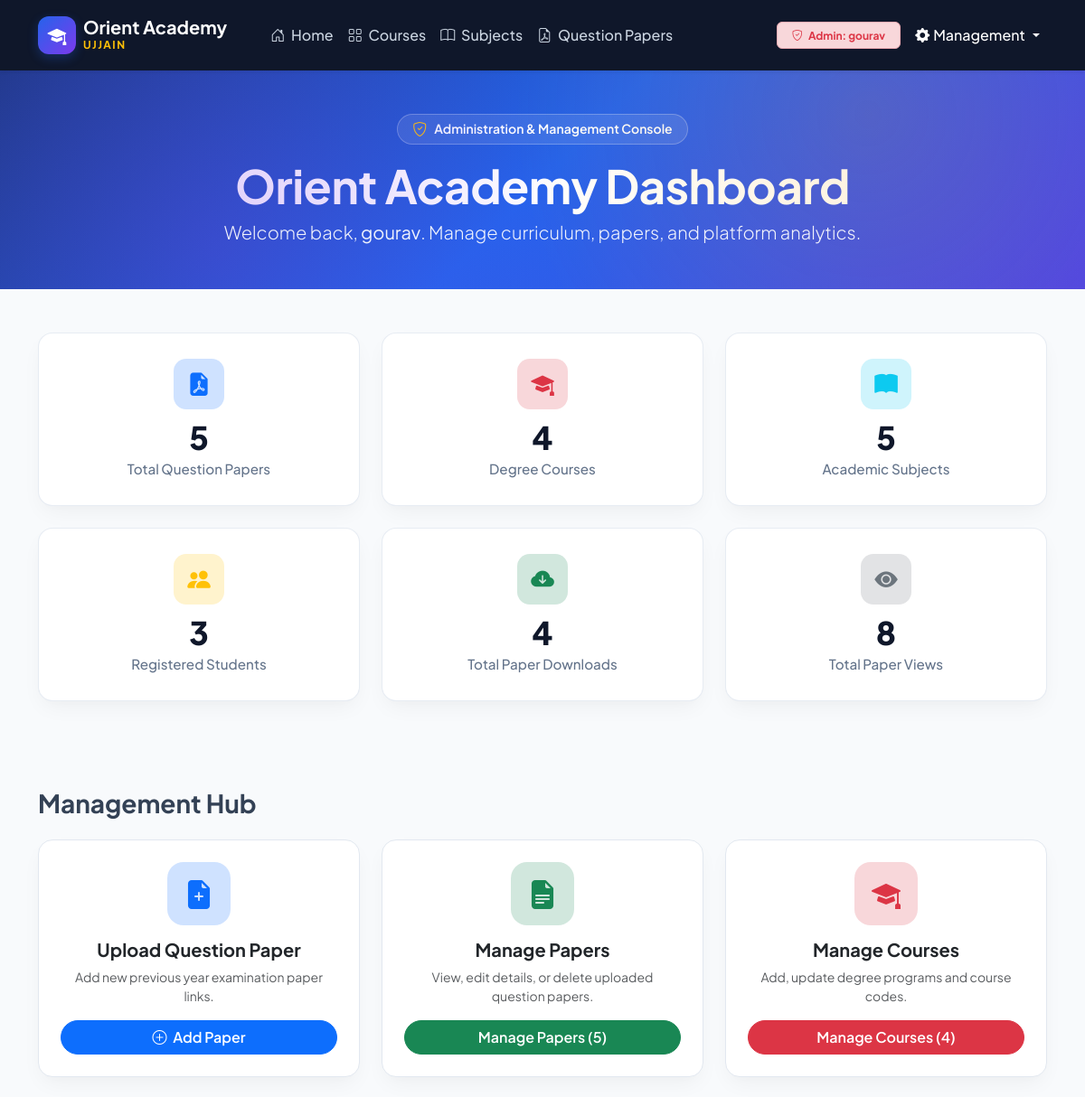
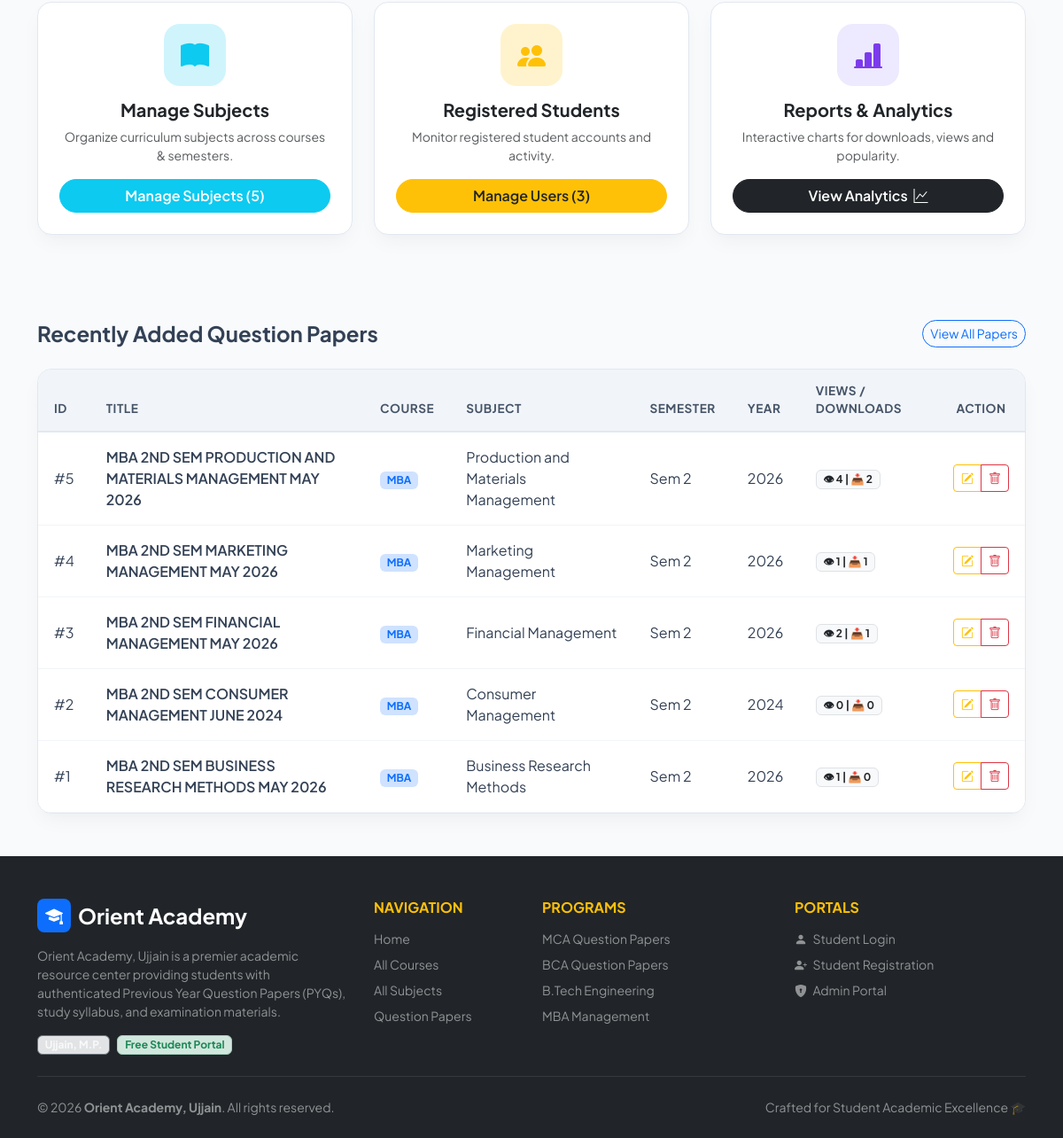
/admin/admindashboard.php (signed in), run on the app's committed database (2 pictures, top to bottom).
### tables this page shows
CREATE TABLE IF NOT EXISTS `papers` (
  `id` int(11) NOT NULL,
  `course_id` int(11) DEFAULT NULL,
  `subject_id` int(11) DEFAULT NULL,
  `year` int(11) DEFAULT NULL,
  `semester` varchar(20) DEFAULT NULL,
  `paper_title` varchar(255) DEFAULT NULL,
  `drive_link` text DEFAULT NULL,
  `upload_date` timestamp NOT NULL DEFAULT current_timestamp(),
  `views` int(11) NOT NULL DEFAULT 0,
  `downloads` int(11) NOT NULL DEFAULT 0,
  `is_latest` tinyint(1) DEFAULT 1
);

CREATE TABLE IF NOT EXISTS `courses` (
  `id` int(11) NOT NULL,
  `course_name` varchar(100) NOT NULL,
  `course_slug` varchar(100) NOT NULL,
  `description` text NOT NULL,
  `icon_class` varchar(50) DEFAULT 'bi-mortarboard-fill',
  `badge_color` varchar(30) DEFAULT 'primary'
);

CREATE TABLE IF NOT EXISTS `subjects` (
  `id` int(11) NOT NULL,
  `course_id` int(11) DEFAULT NULL,
  `subject_name` varchar(100) DEFAULT NULL,
  `semester` varchar(20) DEFAULT '1',
  `subject_code` varchar(50) DEFAULT NULL
);

### admin/admindashboard.php (the view, shortened to what this page needs)
<?php
require_once '../includes/db.php';
$userCount = 0;
$paperCount = 0;
$courseCount = 0;
$subjectCount = 0;
$totalViews = 0;
$totalDownloads = 0;
$uQuery = $conn->query("SELECT COUNT(*) AS total FROM users");
if($uQuery && $row = $uQuery->fetch_assoc()) $userCount = (int)$row['total'];
$pQuery = $conn->query("SELECT COUNT(*) AS total, COALESCE(SUM(views),0) AS views, COALESCE(SUM(downloads),0) AS downloads FROM papers");
if($pQuery && $row = $pQuery->fetch_assoc()){
    $paperCount = (int)$row['total'];
    $totalViews = (int)$row['views'];
    $totalDownloads = (int)$row['downloads'];
}
$cQuery = $conn->query("SELECT COUNT(*) AS total FROM courses");
if($cQuery && $row = $cQuery->fetch_assoc()) $courseCount = (int)$row['total'];
$sQuery = $conn->query("SELECT COUNT(*) AS total FROM subjects");
if($sQuery && $row = $sQuery->fetch_assoc()) $subjectCount = (int)$row['total'];
$recentPapers = $conn->query("
    SELECT p.*, c.course_name, s.subject_name
    FROM papers p
    LEFT JOIN courses c ON p.course_id = c.id
    LEFT JOIN subjects s ON p.subject_id = s.id
    ORDER BY p.id DESC LIMIT 5
");
?>
<?php include '../includes/header.php'; ?>
<body>
<?php include '../includes/navbar.php'; ?>
<section class="hero text-center py-5">
    <div class="container">
        <div class="d-inline-flex align-items-center gap-2 bg-white bg-opacity-10 border border-white border-opacity-25 px-3 py-1 rounded-pill mb-3">
            <i class="bi bi-shield-check text-warning"></i>
            <span class="small fw-semibold">Administration & Management Console</span>
        </div>
        <h1 class="fw-bold mb-2">Orient Academy Dashboard</h1>
        <p class="lead">
            Welcome back, <strong><?php echo htmlspecialchars($_SESSION['admin_username'] ?? 'Administrator'); ?></strong>. Manage curriculum, papers, and platform analytics.
        </p>
    </div>
</section>
<section class="container my-5">
    <div class="row g-4">
        <div class="col-md-4 col-sm-6">
            <div class="stats-card-modern">
                <div class="stats-icon-wrap bg-primary-subtle text-primary">
                    <i class="bi bi-file-earmark-pdf-fill"></i>
                </div>
                <div class="stats-number"><?php echo number_format($paperCount); ?></div>
                <p class="stats-label">Total Question Papers</p>
            </div>
        </div>
        <div class="col-md-4 col-sm-6">
            <div class="stats-card-modern">
                <div class="stats-icon-wrap bg-danger-subtle text-danger">
                    <i class="bi bi-mortarboard-fill"></i>
                </div>
                <div class="stats-number"><?php echo number_format($courseCount); ?></div>
                <p class="stats-label">Degree Courses</p>
            </div>
        </div>
        <div class="col-md-4 col-sm-6">
            <div class="stats-card-modern">
                <div class="stats-icon-wrap bg-info-subtle text-info">
                    <i class="bi bi-book-fill"></i>
                </div>
                <div class="stats-number"><?php echo number_format($subjectCount); ?></div>
                <p class="stats-label">Academic Subjects</p>
            </div>
        </div>
        <div class="col-md-4 col-sm-6">
            <div class="stats-card-modern">
                <div class="stats-icon-wrap bg-warning-subtle text-warning">
                    <i class="bi bi-people-fill"></i>
                </div>
                <div class="stats-number"><?php echo number_format($userCount); ?></div>
                <p class="stats-label">Registered Students</p>
            </div>
        </div>
        <div class="col-md-4 col-sm-6">
            <div class="stats-card-modern">
                <div class="stats-icon-wrap bg-success-subtle text-success">
                    <i class="bi bi-cloud-arrow-down-fill"></i>
                </div>
                <div class="stats-number"><?php echo number_format($totalDownloads); ?></div>
                <p class="stats-label">Total Paper Downloads</p>
            </div>
        </div>
        <div class="col-md-4 col-sm-6">
            <div class="stats-card-modern">
                <div class="stats-icon-wrap bg-secondary-subtle text-secondary">
                    <i class="bi bi-eye-fill"></i>
                </div>
                <div class="stats-number"><?php echo number_format($totalViews); ?></div>
                <p class="stats-label">Total Paper Views</p>
            </div>
        </div>
    </div>
</section>
<section class="container my-5">
    <h3 class="fw-bold mb-4">Management Hub</h3>
    <div class="row g-4">
        <div class="col-lg-4 col-md-6">
            <div class="card course-card">
                <div class="card-body text-center p-4 d-flex flex-column">
                    <div class="card-icon-header bg-primary-subtle text-primary">
                        <i class="bi bi-file-earmark-plus-fill"></i>
                    </div>
                    <h5 class="fw-bold mb-2">Upload Question Paper</h5>
                    <p class="text-muted small flex-grow-1">Add new previous year examination paper links.</p>
                    <a href="addpaper.php" class="btn btn-primary rounded-pill w-100 fw-semibold">
                        <i class="bi bi-plus-circle me-1"></i> Add Paper
                    </a>
                </div>
            </div>
        </div>
        <div class="col-lg-4 col-md-6">
            <div class="card course-card">
                <div class="card-body text-center p-4 d-flex flex-column">
                    <div class="card-icon-header bg-success-subtle text-success">
                        <i class="bi bi-file-earmark-text-fill"></i>
                    </div>
                    <h5 class="fw-bold mb-2">Manage Papers</h5>
                    <p class="text-muted small flex-grow-1">View, edit details, or delete uploaded question papers.</p>
                    <a href="managepapers.php" class="btn btn-success rounded-pill w-100 fw-semibold">
                        Manage Papers (<?php echo $paperCount; ?>)
                    </a>
                </div>
            </div>
        </div>
        <div class="col-lg-4 col-md-6">
            <div class="card course-card">
                <div class="card-body text-center p-4 d-flex flex-column">
                    <div class="card-icon-header bg-danger-subtle text-danger">
                        <i class="bi bi-mortarboard-fill"></i>
                    </div>
                    <h5 class="fw-bold mb-2">Manage Courses</h5>
                    <p class="text-muted small flex-grow-1">Add, update degree programs and course codes.</p>
                    <a href="managecourses.php" class="btn btn-danger rounded-pill w-100 fw-semibold">
                        Manage Courses (<?php echo $courseCount; ?>)
                    </a>
                </div>
            </div>
        </div>
        <div class="col-lg-4 col-md-6">
            <div class="card course-card">
                <div class="card-body text-center p-4 d-flex flex-column">
                    <div class="card-icon-header bg-info-subtle text-info">
                        <i class="bi bi-book-fill"></i>
                    </div>
                    <h5 class="fw-bold mb-2">Manage Subjects</h5>
                    <p class="text-muted small flex-grow-1">Organize curriculum subjects across courses & semesters.</p>
                    <a href="managesubjects.php" class="btn btn-info text-white rounded-pill w-100 fw-semibold">
                        Manage Subjects (<?php echo $subjectCount; ?>)
                    </a>
                </div>
            </div>
        </div>
        <div class="col-lg-4 col-md-6">
            <div class="card course-card">
                <div class="card-body text-center p-4 d-flex flex-column">
                    <div class="card-icon-header bg-warning-subtle text-warning">
                        <i class="bi bi-people-fill"></i>
                    </div>
                    <h5 class="fw-bold mb-2">Registered Students</h5>
                    <p class="text-muted small flex-grow-1">Monitor registered student accounts and activity.</p>
                    <a href="manageusers.php" class="btn btn-warning text-dark rounded-pill w-100 fw-semibold">
                        Manage Users (<?php echo $userCount; ?>)
                    </a>
                </div>
            </div>
        </div>
        <div class="col-lg-4 col-md-6">
            <div class="card course-card">
                <div class="card-body text-center p-4 d-flex flex-column">
                    <div class="card-icon-header bg-purple-subtle text-purple" style="background:#ede9fe;">
                        <i class="bi bi-bar-chart-line-fill"></i>
                    </div>
                    <h5 class="fw-bold mb-2">Reports & Analytics</h5>
                    <p class="text-muted small flex-grow-1">Interactive charts for downloads, views and popularity.</p>
                    <a href="reports.php" class="btn btn-dark rounded-pill w-100 fw-semibold">
                        View Analytics <i class="bi bi-graph-up ms-1"></i>
                    </a>
                </div>
            </div>
        </div>
    </div>
</section>
<section class="container my-5">
    <div class="d-flex justify-content-between align-items-center mb-4">
        <h4 class="fw-bold mb-0">Recently Added Question Papers</h4>
        <a href="managepapers.php" class="btn btn-outline-primary btn-sm rounded-pill">View All Papers</a>
    </div>
    <div class="custom-table-card">
        <div class="table-responsive">
            <table class="table table-modern align-middle">
                <thead>
                    <tr>
                        <th>ID</th>
                        <th>Title</th>
                        <th>Course</th>
                        <th>Subject</th>
                        <th>Semester</th>
                        <th>Year</th>
                        <th>Views / Downloads</th>
                        <th class="text-center">Action</th>
                    </tr>
                </thead>
                <tbody>
                    <?php if($recentPapers && $recentPapers->num_rows > 0): ?>
                        <?php while($p = $recentPapers->fetch_assoc()): ?>
                            <tr>
                                <td>#<?php echo $p['id']; ?></td>
                                <td class="fw-semibold"><?php echo htmlspecialchars($p['paper_title']); ?></td>
                                <td><span class="badge bg-primary-subtle text-primary"><?php echo htmlspecialchars($p['course_name'] ?? '-'); ?></span></td>
                                <td><?php echo htmlspecialchars($p['subject_name'] ?? '-'); ?></td>
                                <td>Sem <?php echo htmlspecialchars($p['semester']); ?></td>
                                <td><?php echo htmlspecialchars($p['year']); ?></td>
                                <td>
                                    <span class="badge bg-light text-dark border">
                                        👁 <?php echo (int)$p['views']; ?> | 📥 <?php echo (int)$p['downloads']; ?>
                                    </span>
                                </td>
                                <td class="text-center">
                                    <div class="btn-group btn-group-sm">
                                        <a href="editpaper.php?id=<?php echo (int)$p['id']; ?>" class="btn btn-outline-warning" title="Edit Paper">
                                            <i class="bi bi-pencil-square"></i>
                                        </a>
                                        <a href="deletepaper.php?id=<?php echo (int)$p['id']; ?>" class="btn btn-outline-danger" onclick="return confirm('Delete this paper?');" title="Delete Paper">
                                            <i class="bi bi-trash"></i>
                                        </a>
                                    </div>
                                </td>
                            </tr>
                        <?php endwhile; ?>
                    <?php else: ?>
                        <tr>
                            <td colspan="8" class="text-center py-4 text-muted">No papers added yet.</td>
                        </tr>
                    <?php endif; ?>
                </tbody>
            </table>
        </div>
    </div>
</section>
<?php include '../includes/footer.php'; ?>
</body>
</html>

### assets/css/style.css (style rules this page uses)
:root { --primary-color: #2563eb; --primary-hover: #1d4ed8; --secondary-color: #64748b; --accent-color: #f59e0b; --dark-bg: #0f172a; --light-bg: #f8fafc; --card-shadow: 0 10px 25px -5px rgba(0, 0, 0, 0.05), 0 8px 10px -6px rgba(0, 0, 0, 0.01); --hover-shadow: 0 20px 30px -10px rgba(37, 99, 235, 0.15); --border-radius: 16px; --font-family: 'Plus Jakarta Sans', system-ui, -apple-system, sans-serif; }
html, body { min-height: 100%; }
body { display: flex; flex-direction: column; background-color: var(--light-bg); font-family: var(--font-family); color: #334155; -webkit-font-smoothing: antialiased; }
.hero { background: linear-gradient(135deg, #1e3a8a 0%, #2563eb 50%, #4f46e5 100%); color: #fff; padding: 90px 0 80px; position: relative; overflow: hidden; }
.hero::before { content: ''; position: absolute; top: 0; left: 0; right: 0; bottom: 0; background: radial-gradient(circle at 80% 20%, rgba(245, 158, 11, 0.15), transparent 40%), radial-gradient(circle at 20% 80%, rgba(124, 58, 237, 0.25), transparent 40%); pointer-events: none; }
.hero h1 { font-size: 3.2rem; font-weight: 800; letter-spacing: -0.5px; line-height: 1.15; }
.hero .lead { font-size: 1.25rem; opacity: 0.92; max-width: 750px; margin: 0 auto; }
.stats-card-modern { background: #fff; border-radius: var(--border-radius); padding: 28px 20px; text-align: center; box-shadow: var(--card-shadow); border: 1px solid rgba(226, 232, 240, 0.8); transition: all 0.3s ease; }
.stats-icon-wrap { width: 56px; height: 56px; border-radius: 14px; display: inline-flex; align-items: center; justify-content: center; font-size: 1.6rem; margin-bottom: 12px; }
.stats-number { font-size: 2.2rem; font-weight: 800; color: #0f172a; line-height: 1.1; margin-bottom: 4px; }
.stats-label { font-size: 0.95rem; color: #64748b; font-weight: 500; margin-bottom: 0; }
.course-card, .subject-card { background: #fff; border-radius: var(--border-radius); border: 1px solid #e2e8f0; box-shadow: var(--card-shadow); transition: all 0.35s cubic-bezier(0.165, 0.84, 0.44, 1); height: 100%; display: flex; flex-direction: column; }
.card-icon-header { width: 70px; height: 70px; border-radius: 18px; display: inline-flex; align-items: center; justify-content: center; font-size: 2rem; margin: 0 auto 15px; transition: transform 0.3s ease; }
.custom-table-card { background: #fff; border-radius: var(--border-radius); box-shadow: var(--card-shadow); border: 1px solid #e2e8f0; overflow: hidden; }
.table-modern { margin-bottom: 0; }
.table-modern thead th { background: #f1f5f9; color: #475569; font-weight: 700; font-size: 0.85rem; text-transform: uppercase; letter-spacing: 0.5px; padding: 14px 18px; border-bottom: 2px solid #e2e8f0; }
.table-modern tbody td { padding: 16px 18px; vertical-align: middle; color: #334155; border-bottom: 1px solid #f1f5f9; }
.text-purple { color: #7c3aed !important; }

### data on the page
papers: id "5", paper_title "MBA 2ND SEM PRODUCTION AND MATERIALS MANAGEMENT MAY 2026", course.course_name "MBA", subject.subject_name "Production and Materials Management", semester "2", year "2026", views "4", downloads "2"
papers: id "4", paper_title "MBA 2ND SEM MARKETING MANAGEMENT MAY 2026", course.course_name "MBA", subject.subject_name "Marketing Management", semester "2", year "2026", views "1", downloads "1"
papers: id "3", paper_title "MBA 2ND SEM FINANCIAL MANAGEMENT MAY 2026", course.course_name "MBA", subject.subject_name "Financial Management", semester "2", year "2026", views "2", downloads "1"
papers: id "2", paper_title "MBA 2ND SEM CONSUMER MANAGEMENT JUNE 2024", course.course_name "MBA", subject.subject_name "Consumer Management", semester "2", year "2024", views "0", downloads "0"
papers: id "1", paper_title "MBA 2ND SEM BUSINESS RESEARCH METHODS MAY 2026", course.course_name "MBA", subject.subject_name "Business Research Methods", semester "2", year "2026", views "1", downloads "0"

### other printed values
$_SESSION['admin_username'] "gourav"
$paperCount "5"
$courseCount "4"
$subjectCount "5"
$userCount "3"
$totalDownloads "4"
$totalViews "8"
